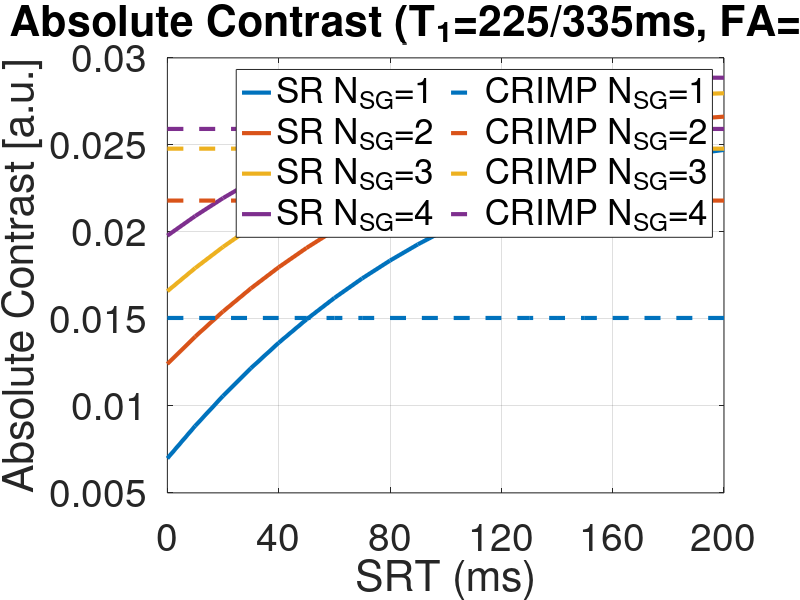

Recreate this plot in MATLAB.
clear; clc;
TR = 2; % [ms]

SRT_all = 0:10:200;
flip_angle = 15;

for n = 1:6
    for iSRT=1:length(SRT_all)
        
        % TR = kSpace_info.Portocol.alTR(2)/1000;
        T1 = [225,335].';
        nor = 30;
        M0 = 1;
        clear S
        S(1,1) = 0;
        S(2,1) = 0;
        SRT = SRT_all(iSRT);
        S(:,end+1) = M0 - (M0 - S(:,end)).*exp(-SRT./T1);
        clear signal
        signal(1,1) = 0;
        signal(2,1) = 0;
        for i=1:nor
            signal(:,end+1) = S(:,end).*sin(flip_angle/180*pi);
            S(:,end+1) = S(:,end).*cos(flip_angle/180*pi);
            S(:,end+1) = M0 - (M0 - S(:,end)).*exp(-(TR*n)./T1);
        end
        
        % figure,plot(S(:,3:3:end).')
        
        %Contrast(iSRT,n) = (mean(signal(1,2:end))-mean(signal(2,2:end)));
        %Signal(:,iSRT,iFA) = mean(S,2)*sin(flip_angle);
        Signal_SR(:,iSRT,n) = mean(signal,2);
    end
    
    nor = 3000;
    
    M0 = 1;
    clear S
    S(1,1) = M0;
    S(2,1) = M0;
    clear signal
    signal(1,1) = 0;
    signal(2,1) = 0;
    for i=1:nor
        signal(:,end+1) = S(:,end).*sin(flip_angle/180*pi);
        S(:,end+1) = S(:,end).*cos(flip_angle/180*pi);
        S(:,end+1) = M0 - (M0 - S(:,end)).*exp(-(TR*n)./T1);
    end
    %Contrast_SPGR(:,n) = (signal(1,end)-signal(2,end));
    Signal_SPGR(:,n) = signal(:,end);
end

Signal_SPGR = Signal_SPGR(1,:) - Signal_SPGR(2,:);
Signal_SR = Signal_SR(1,:,:) - Signal_SR(2,:,:);

color1 = [ 0    0.4470    0.7410];
color2 = [ 0.8500    0.3250    0.0980];
color3 = [0.9290    0.6940    0.1250];
color4 = [    0.4940    0.1840    0.5560];
color5 = [0.4660    0.6740    0.1880];
color6 =[0.3010    0.7450    0.9330];
color7 = [0.6350    0.0780    0.1840];

LineWidth = 3;

figure,plot(SRT_all,squeeze(Signal_SR(1,:,1:4)),'LineWidth',LineWidth)
hold on
plot(SRT_all,repmat(Signal_SPGR(1,1),[length(SRT_all),1]),'Color',color1,'LineStyle','--','LineWidth',LineWidth)
plot(SRT_all,repmat(Signal_SPGR(1,2),[length(SRT_all),1]),'Color',color2,'LineStyle','--','LineWidth',LineWidth)
plot(SRT_all,repmat(Signal_SPGR(1,3),[length(SRT_all),1]),'Color',color3,'LineStyle','--','LineWidth',LineWidth)
plot(SRT_all,repmat(Signal_SPGR(1,4),[length(SRT_all),1]),'Color',color4,'LineStyle','--','LineWidth',LineWidth)
%plot(SRT_all,repmat(Signal_SPGR(1,5),[length(SRT_all),1]),'Color',color5,'LineStyle','--','LineWidth',1.5')
%plot(SRT_all,repmat(Signal_SPGR(1,6),[length(SRT_all),1]),'Color',color6,'LineStyle','--','LineWidth',1.5')
%plot(SRT_all,repmat(Contrast_SPGR(:,5),[41,5]),'Color',color5)

legend('SR N_{SG}=1','SR N_{SG}=2','SR N_{SG}=3','SR N_{SG}=4','CRIMP N_{SG}=1','CRIMP N_{SG}=2','CRIMP N_{SG}=3','CRIMP N_{SG}=4','Location','best','NumColumns',2)
%legend('SR prepared SG=1','SR prepared SG=2','SR prepared SG=3','SR prepared SG=4','SR prepared SG=5','SR prepared SG=6','SPGR SG=1','SPGR SG=2','SPGR SG=3','SPGR SG=4','SPGR SG=5','SPGR SG=6')

grid on
set(gcf,'Position',[0,0,800,600])

title 'Absolute Contrast (T_1=225/335ms, FA=15^o)'
set(gca,'FontSize',28)
xlabel 'SRT (ms)'
ylabel 'Absolute Contrast [a.u.]'
xticks(0:40:200)